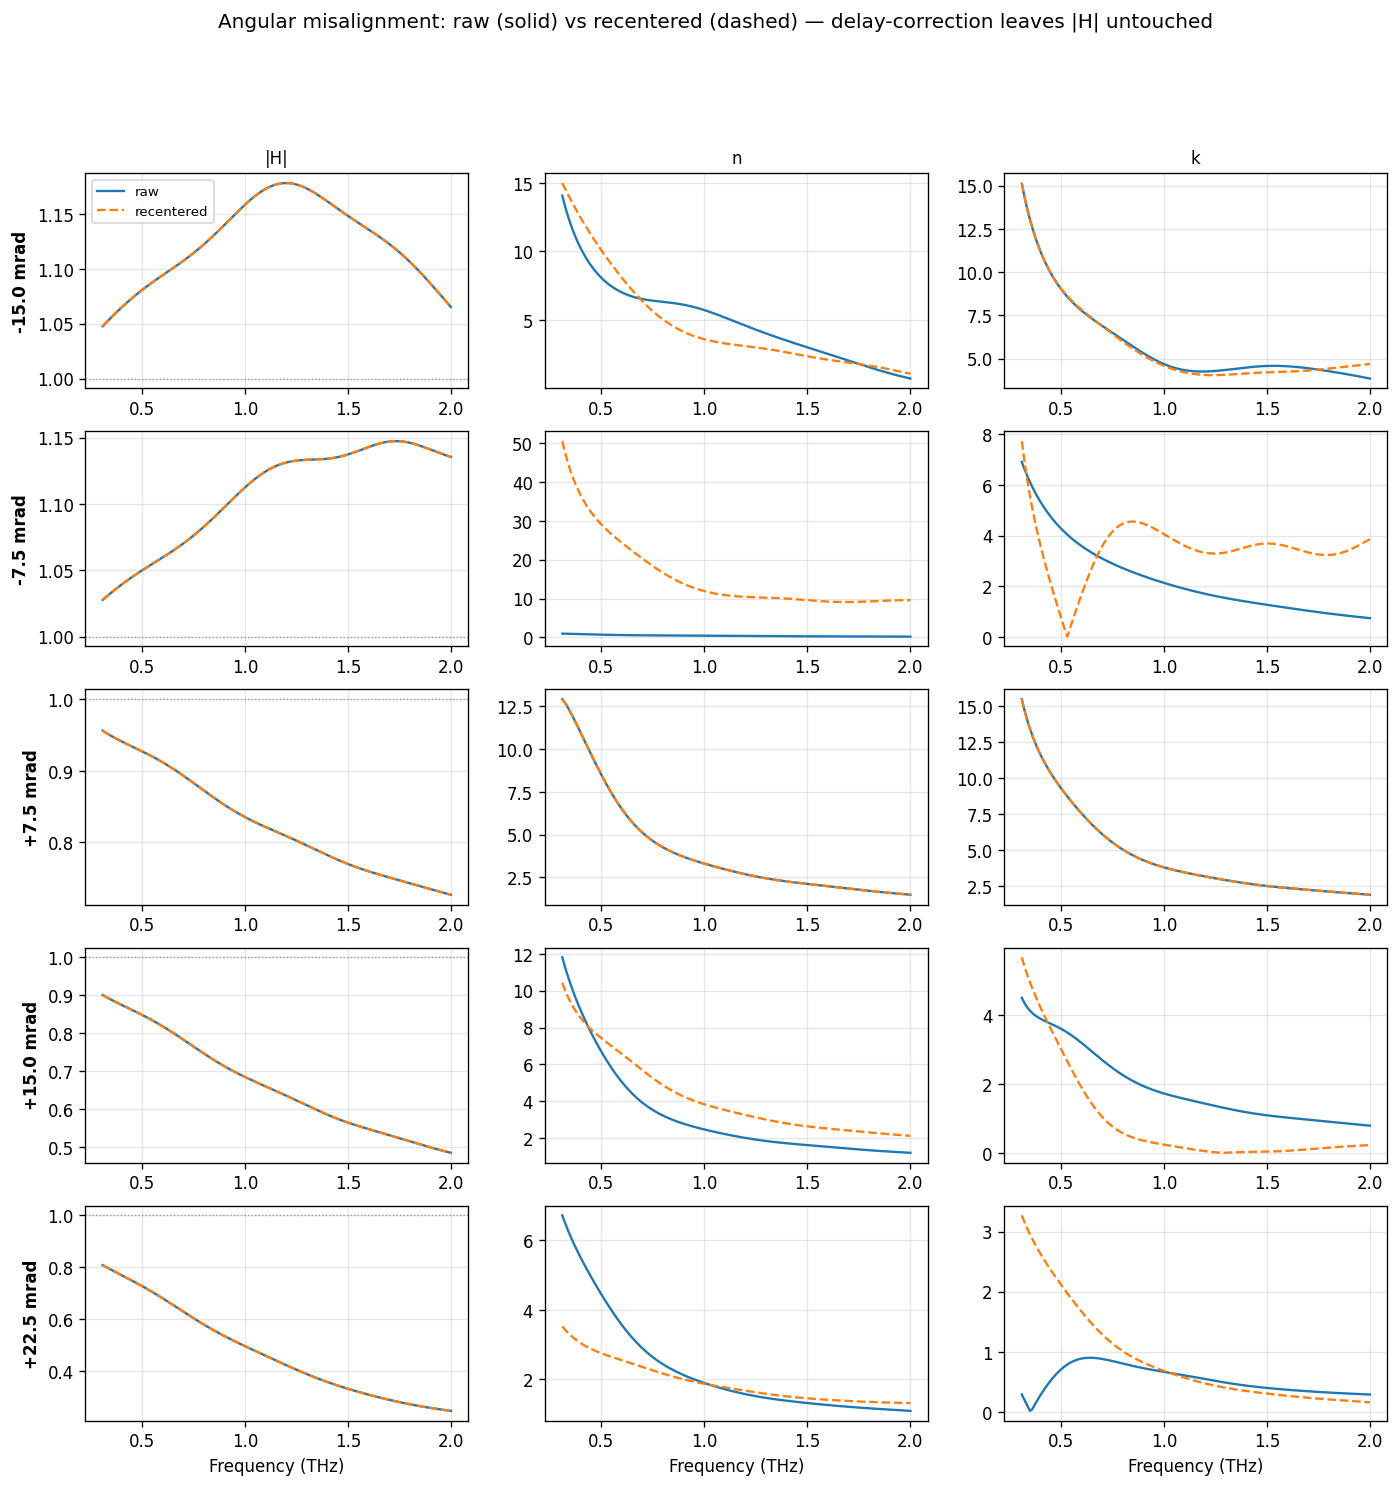

The script that saved this image:
"""Raw vs recentered |H|, n, k for the angular-misalignment gold-mirror series.

Makes the point at a glance: re-centering the pulses to a common T0 (a pure delay
correction for angular misalignment) leaves the AMPLITUDE distortion untouched. One row
per misaligned mirror, columns |H| / n / k, raw (solid) vs recentered (dashed).

  * |H|  : solid and dashed OVERLAP -> magnitude distortion is immune to the delay fix.
  * n, k : phase-derived, so they shift between raw/recentered, but NEITHER is the
           physical mirror (a perfect gold mirror would give n -> large) -> recentering
           changes the numbers without rescuing the measurement.

Run:  PYTHONPATH=. .venv/Scripts/python.exe explorations/reflection_phase_and_windowing/misalignment_recenter_nk_figure.py
"""
from __future__ import annotations

import os
import re
import sys

import numpy as np
import matplotlib
matplotlib.use("Agg")
import matplotlib.pyplot as plt

HERE = os.path.dirname(os.path.abspath(__file__))
REPO = os.path.join(HERE, "..", "..")
sys.path.insert(0, REPO)

from dataset_core import DataSet
from dataset_core.adapters import thz_adapter as thz

DATA_DIR = r"C:\Users\Samuel\Data\THz\Sam\reflection_testing\2026-06-25_misalign_tests"
BAND_THZ = (0.3, 2.0)


def _config():
    return {
        "general": {"show_graph": False},
        "geometry": {"theta_external_deg": 45.0, "polarization": "s", "r_reference": -1.0},
        "window": {"type": "hann", "alpha": 1.0, "half_width_ps": 3.0},
        "fft": {"norm": "backward", "amplitude_scale": 1.0, "n_fft": 2000},
        "transfer": {"self_reference": False, "apply_snr_mask": True, "min_ref_amp_rel": 1e-3,
                     "regularization_eps": 1e-30, "unwrap_phase": True},
        "mask": {"snr_thresh_db": 10, "tail_fraction": 0.25, "min_contiguous_bins": 3},
        "derive": {"eps_background": 1.0},
    }


def run(recalibrate: bool) -> dict:
    """Process the misalignment series; return {name: dict(freq, H, n, k, mask)}."""
    dataset = DataSet(DATA_DIR, config=_config())
    dataset.load_all_data()
    dataset.group_files(keywords=["type"])
    thz.subtract_baseline(dataset)
    if recalibrate:
        thz.recenter_peaks_to_common_t0(dataset, target_t0_ps=None, subsample=True, show_graph=False)
    thz.window_single_pulse_fixed_width(dataset, half_width_ps=3.0, show_graph=False)
    thz.fft_spectrum(dataset, n_fft=2000)
    thz.transfer_function(dataset, ref_type="reference")
    thz.invert_nk_reflection(dataset, geometry="gold", theta_deg=45.0,
                             polarization="s", r_reference=-1.0)
    out = {}
    for filename, data_obj in dataset.data.items():
        if dataset.data.is_reference(filename):
            continue
        p = data_obj.processing_dict
        out[filename] = dict(freq=p["fft_freq"], H=p["transfer_H"],
                             n=p["n"], k=p["k"], mask=p["transfer_mask"])
    return out


def _mrad(filename: str) -> float:
    match = re.search(r"(minus|plus)-([\d.]+)-mrad", filename)
    if not match:
        return 0.0
    value = float(match.group(2))
    return -value if match.group(1) == "minus" else value


def main():
    raw = run(False)
    recentered = run(True)
    names = sorted(raw, key=_mrad)

    fig, axes = plt.subplots(len(names), 3, figsize=(14, 2.7 * len(names)), squeeze=False)
    fig.suptitle("Angular misalignment: raw (solid) vs recentered (dashed) — "
                 "delay-correction leaves |H| untouched", fontsize=12)
    for row, name in enumerate(names):
        label = f"{_mrad(name):+.1f} mrad"
        for col, key, ylab in ((0, "H", "|H|"), (1, "n", "n"), (2, "k", "k")):
            ax = axes[row][col]
            for source, style in ((raw, "-"), (recentered, "--")):
                rec = source[name]
                f_thz = rec["freq"] * 1e-12
                band = rec["mask"] & (f_thz >= BAND_THZ[0]) & (f_thz <= BAND_THZ[1])
                y = np.abs(rec["H"]) if key == "H" else rec[key]
                ax.plot(f_thz[band], np.asarray(y)[band], style, lw=1.4,
                        label="raw" if style == "-" else "recentered")
            if col == 0:
                ax.axhline(1.0, color="0.6", ls=":", lw=0.8)  # ideal mirror-vs-mirror |H|=1
                ax.set_ylabel(label, fontsize=10, fontweight="bold")
            ax.set_title(f"{ylab}" if row == 0 else "", fontsize=10)
            ax.grid(alpha=0.3)
            if row == len(names) - 1:
                ax.set_xlabel("Frequency (THz)")
            if row == 0 and col == 0:
                ax.legend(fontsize=8)
    out = os.path.join(HERE, "misalignment_recenter_nk_figure.png")
    fig.savefig(out, dpi=120, bbox_inches="tight")
    print(f"Saved figure: {out}")
    # one-line numeric confirmation that |H| is unchanged by recentering
    print("\n|H| median (raw vs recentered) — should be identical:")
    for name in names:
        def med(src):
            r = src[name]; f_thz = r["freq"] * 1e-12
            b = r["mask"] & (f_thz >= BAND_THZ[0]) & (f_thz <= BAND_THZ[1]) & np.isfinite(r["H"])
            return np.nanmedian(np.abs(r["H"])[b])
        print(f"  {_mrad(name):+6.1f} mrad : raw {med(raw):.3f}  recentered {med(recentered):.3f}")


if __name__ == "__main__":
    main()
